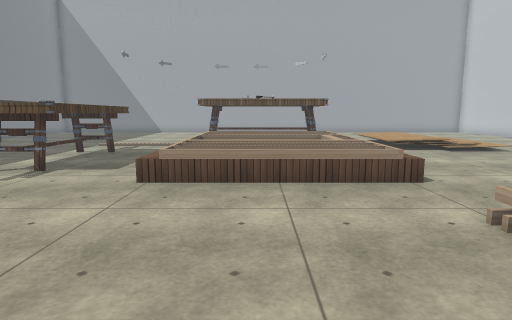
[1] (above)

19 first-person views from a walk through a 3-D level made in the Unity game engine. The camera is 1.3 m above the floor, tilts 8° down and sees 75° across. The floor is counted in squares, 0.9 m on a side. Each view is taken from the middle of a square. On the plan, view 1 faces up. The plan holds only what a view shows up to about 15 squares ahead; the rest is blank. The player is left out. Some surface patterns are stand-ins.

[2]
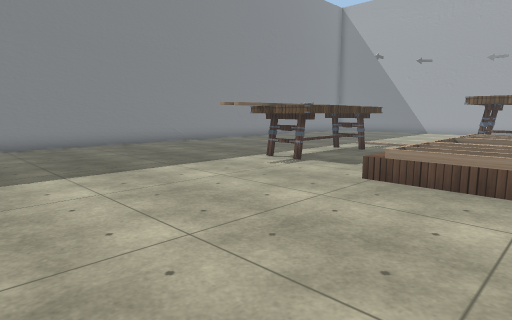

[3]
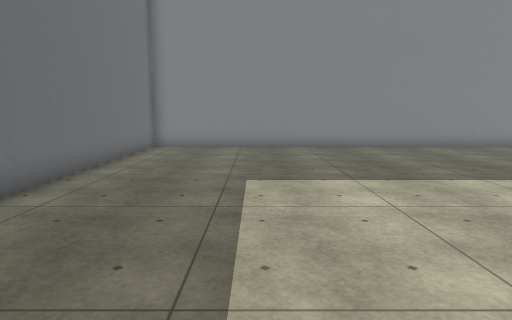

[4]
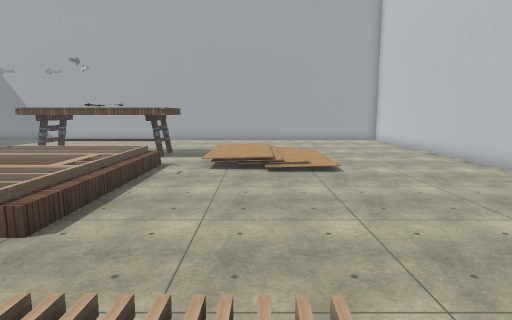

[5]
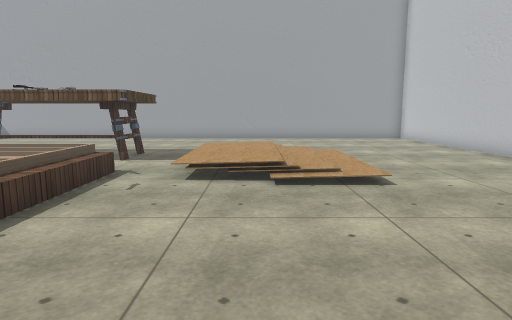

[6]
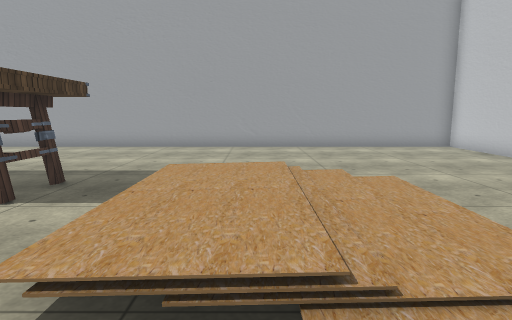

[7]
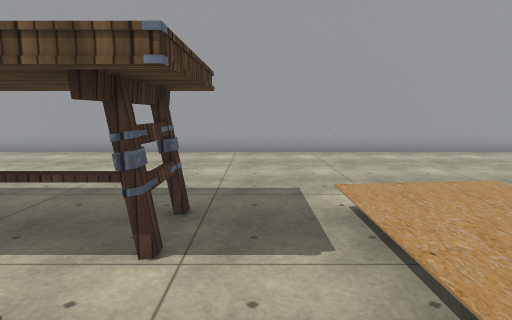

[8]
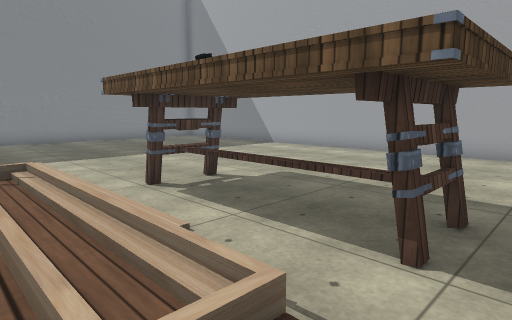

[9]
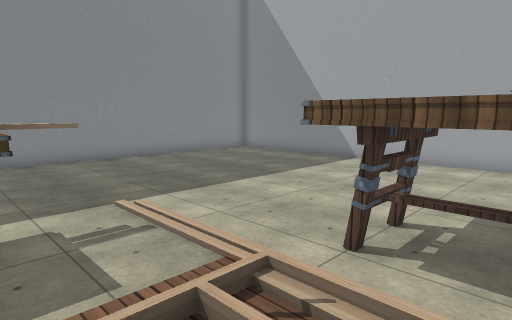

[10]
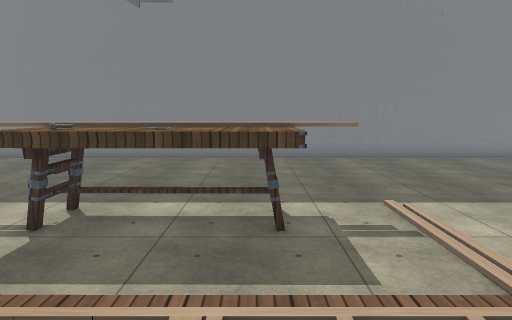

[11]
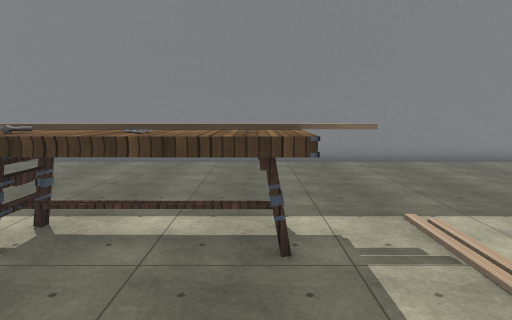

[12]
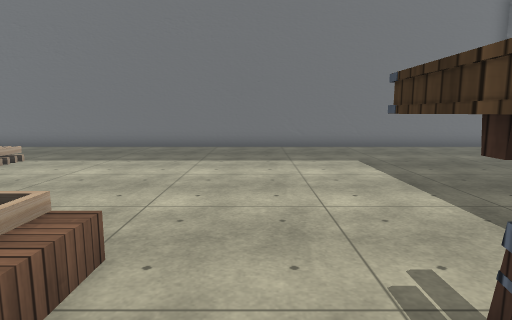

[13]
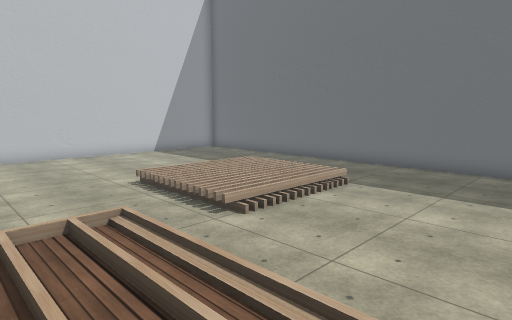

[14]
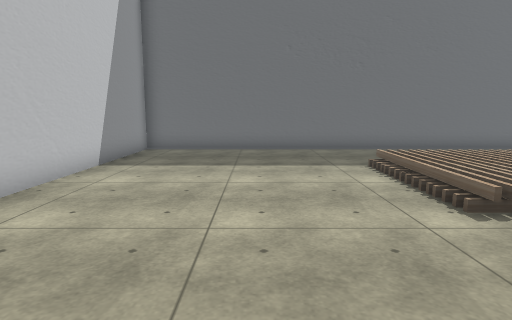

[15]
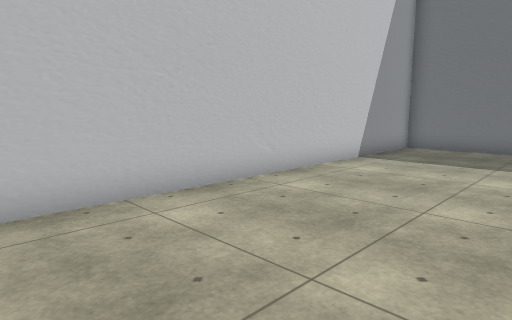

[16]
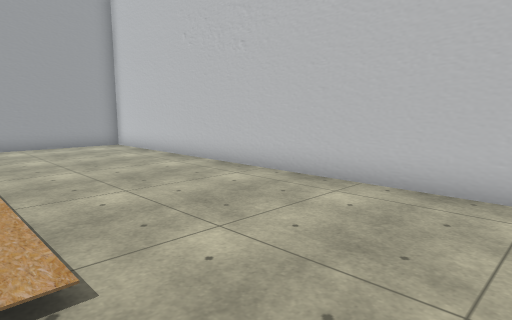

[17]
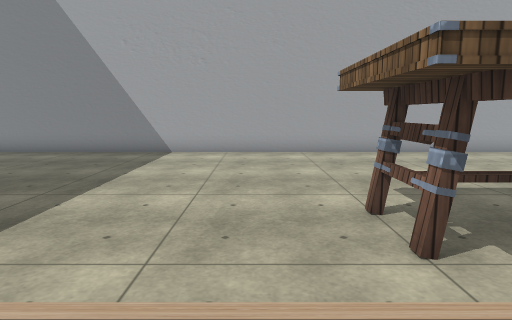

[18]
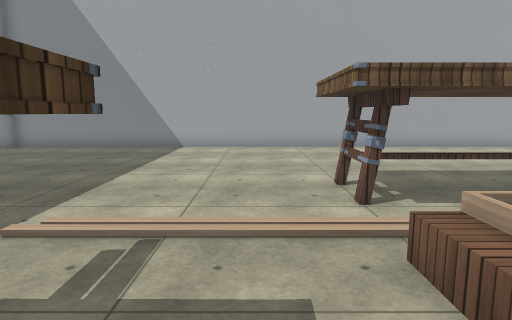

[19]
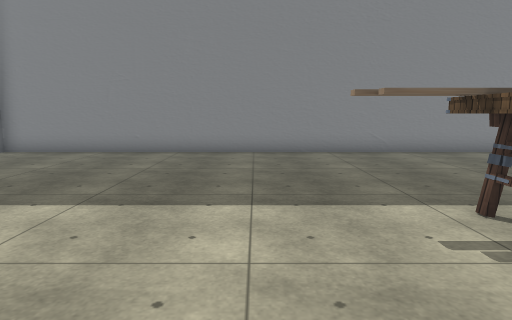

### Floor plan
Key: @ floor where view 1 was taken; # wall or solid block; . main floor; : floor 0.25 m higher than the main floor; + floor 0.5 m higher than the main floor; / step, stairs or slope; = window, fence, low wall or low ledge; T thing the floor can be seen under or through; A table; O other object.
Columns run from 15 left of view 1 to 16 right of it. Each row starts with its distance up from view 1.
 26 ################################
 25 #..............................#
 24 #..............................#
 23 #..............................#
 22 #..............................#
 21 #..............................#
 20 #..............................#
 19 #.....................  .......#
 18 #............AAAA A./////......#
 17 #............AAAAAA./:+::......#
 16 #............AAAAAA./:+::......#
 15 #.................../:+::......#
 14 #........#...======./:+::......#
 13 #.......T..../++++/.////:......#
 12 #.......TAA..//////............#
 11 #.......TAA../ ++ /............#
 10 #.......TAA../    /........... #
  9 #.......TAA..//////............#
  8 #.......TAA../++++/............#
  7 #.......T....=++++/............#
  6 #..............................#
  5 #..............................#
  4 #.................///O//.......#
  3 #................./    /.......#
  2 #................./   //.......#
  1 #................./    /.......#
  0 #..............@../    /.......#
 -1 #...................   ........#
 -2 #.................... .........#
 -3 #..............................#
 -4 #..............................#
 -5 ################################

Positions as (right, up) in squares from view 1, and headings:
1: (0, 0), facing up
2: (1, 0), facing up-left
3: (0, 0), facing left
4: (7, 2), facing up
5: (7, 6), facing up
6: (7, 11), facing up
7: (4, 13), facing up
8: (4, 13), facing up-left
9: (0, 12), facing up-left
10: (0, 12), facing left
11: (-1, 12), facing left
12: (-4, 10), facing down
13: (-2, 9), facing down-right
14: (11, 9), facing down
15: (10, 10), facing down-right
16: (9, 10), facing up-right
17: (-4, 13), facing up
18: (-4, 11), facing up
19: (-2, 5), facing left
